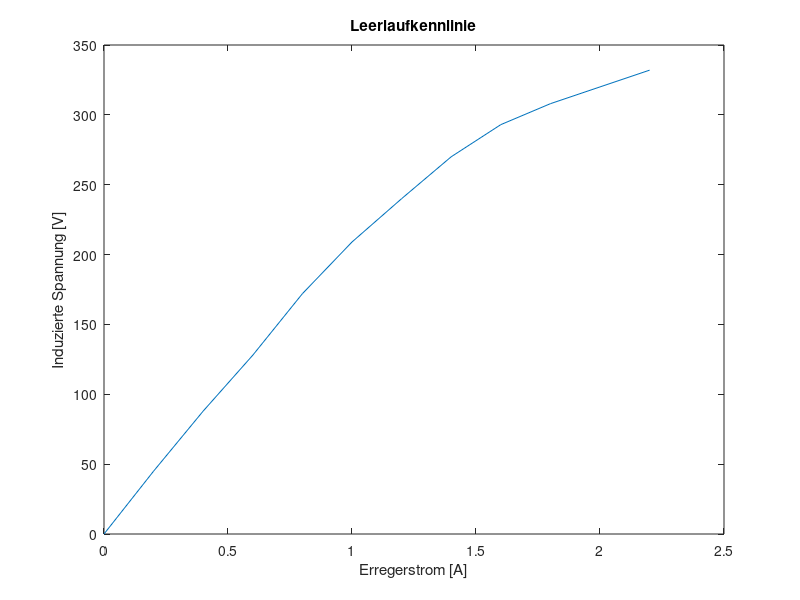

Write MATLAB code to recreate this figure.
clc;
clear;
close all;

i = [0 0.2 0.4 0.6 0.8 1.0 1.2 1.4 1.6 1.8 2.0 2.2];
u = [0 45  88  128 172 209 240 270 293 308 320 332];

figure(1);
plot(i, u);
xlabel("Erregerstrom [A]");
ylabel("Induzierte Spannung [V]");
title("Leerlaufkennlinie");
